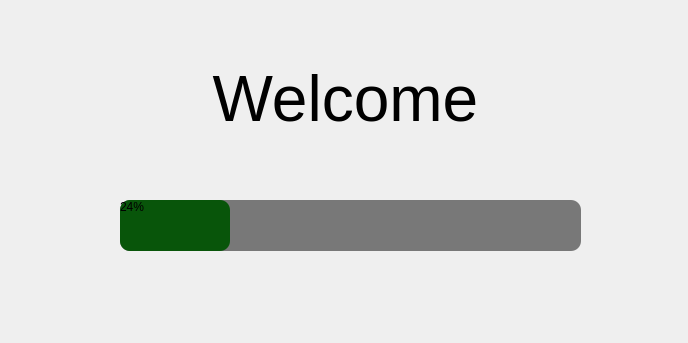
<?xml version="1.0" encoding="UTF-8"?>
<ui version="4.0">
 <class>Form</class>
 <widget class="QWidget" name="Form">
  <property name="geometry">
   <rect>
    <x>0</x>
    <y>0</y>
    <width>688</width>
    <height>343</height>
   </rect>
  </property>
  <property name="windowTitle">
   <string>Form</string>
  </property>
  <property name="styleSheet">
   <string notr="true"/>
  </property>
  <widget class="QLabel" name="label">
   <property name="geometry">
    <rect>
     <x>140</x>
     <y>50</y>
     <width>411</width>
     <height>101</height>
    </rect>
   </property>
   <property name="text">
    <string>&lt;html&gt;&lt;head/&gt;&lt;body&gt;&lt;p align=&quot;center&quot;&gt;&lt;span style=&quot; font-size:48pt;&quot;&gt;Welcome&lt;/span&gt;&lt;/p&gt;&lt;/body&gt;&lt;/html&gt;</string>
   </property>
  </widget>
  <widget class="QProgressBar" name="progressBar">
   <property name="geometry">
    <rect>
     <x>120</x>
     <y>200</y>
     <width>461</width>
     <height>51</height>
    </rect>
   </property>
   <property name="styleSheet">
    <string notr="true">QProgressBar{
	border-radius:10px;
	background-color: rgb(120, 120, 120)
}
QProgressBar::chunk{
	border-radius: 10px;
	background-color:rgb(8, 85, 10)
}</string>
   </property>
   <property name="value">
    <number>24</number>
   </property>
  </widget>
 </widget>
 <resources/>
 <connections/>
</ui>
